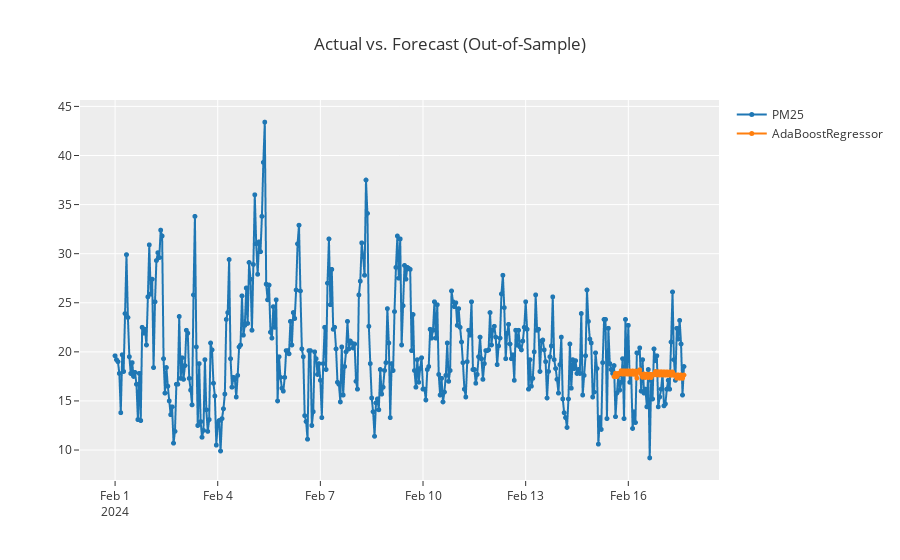

Source (notebook cell):
### Code cell
plot_model(best, plot = 'forecast')

### Figure 1 — Plotly figure (JSON) as saved in the notebook; plotly's stock layout.template omitted (floating-point values rounded to 4 significant figures; data arrays with more than 128 entries replaced by an {"elided": "..."} marker saying what was removed)
{"data": [{"line": {"color": "rgb(31, 119, 180)", "width": 2}, "marker": {"color": "rgb(31, 119, 180)", "size": 5}, "mode": "lines+markers", "name": "PM25", "type": "scattergl", "x": {"elided": "400 str values"}, "xaxis": "x", "y": {"elided": "400 float values"}, "yaxis": "y"}, {"line": {"color": "rgb(255, 127, 14)", "width": 2}, "marker": {"color": "rgb(255, 127, 14)", "size": 5}, "mode": "lines+markers", "name": "AdaBoostRegressor", "type": "scattergl", "x": {"elided": "400 str values"}, "xaxis": "x", "y": {"elided": "400 float values"}, "yaxis": "y"}], "layout": {"showlegend": true, "title": {"text": "Actual vs. Forecast (Out-of-Sample)"}, "xaxis": {"anchor": "y", "domain": [0, 1]}, "yaxis": {"anchor": "x", "domain": [0, 1]}}}
